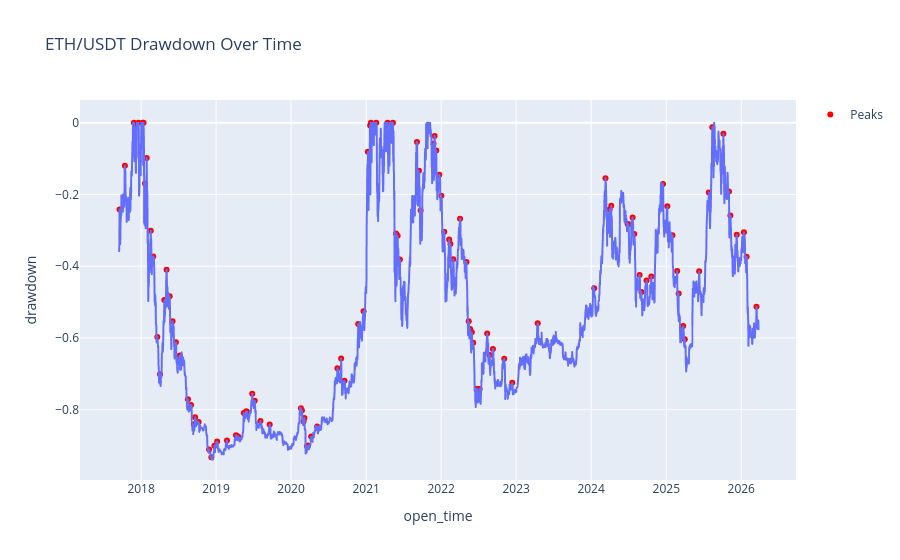

The code cell stored with this chart in its notebook:
### Markdown cell above
**Visualize drawdown over time**

### Code cell
figure= px.line(df, x="open_time", y="drawdown", title="ETH/USDT Drawdown Over Time")
figure.add_scatter(
    x=peaks["open_time"],
    y=peaks["drawdown"],
    mode="markers",
    marker=dict(color="red", size=6),
    name="Peaks"
)
figure.show()
